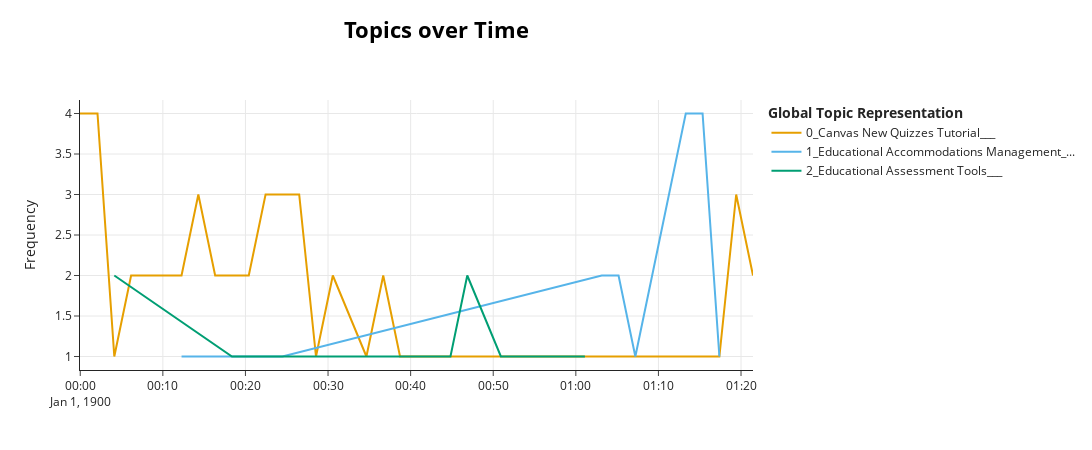

Notebook code for this chart:
### Markdown cell above
# BERTopic + LangChain
Takes a bit of time to run, ~3 minutes or so

### Code cell
from helper import *
from bertopic import BERTopic
from bertopic.representation import LangChain

config = Config()
config.setFromEnv()

LangChainQABot = LangChainBot(config)
chain = LangChainQABot.chain
prompt = "Give a single label that is only a few words long to summarizw what these documents are about"
representation_model = LangChain(chain, prompt=prompt)
topic_model = BERTopic(representation_model=representation_model, nr_topics=4)

videoNames = ["New Quizzes Video", "Rearrange Playlist video"]
combinedTranscripts = getcombinedTranscripts()
video = videoNames[0]

docs = combinedTranscripts[video]["Combined Lines"].tolist()
timestamps = combinedTranscripts[video]["Start"].tolist()

topics, probs = topic_model.fit_transform(docs)
# topics = topic_model.reduce_outliers(docs, topics)

# hierarchical_topics = topic_model.hierarchical_topics(docs)
# topic_model.visualize_hierarchy(hierarchical_topics=hierarchical_topics)

binCount = getBinCount(combinedTranscripts[video], windowSize=120)

topics_over_time = topic_model.topics_over_time(docs, timestamps, nr_bins=binCount)
topic_model.visualize_topics_over_time(topics_over_time)

### Figure 1 — Plotly figure (JSON) as saved in the notebook; plotly's stock layout.template omitted (floating-point values rounded to 4 significant figures)
{"data": [{"hoverinfo": "text", "hovertext": ["<b>Topic 0</b><br>Words: Canvas New Quizzes Training, , , , ", "<b>Topic 0</b><br>Words: Educational Quiz Platform Update, , , , ", "<b>Topic 0</b><br>Words: Educational Platform Features Demonstration, , , , ", "<b>Topic 0</b><br>Words: Online Quiz Customization Options, , , , ", "<b>Topic 0</b><br>Words: Educational Assessment Tools, , , , ", "<b>Topic 0</b><br>Words: Canvas LMS Updates, , , , ", "<b>Topic 0</b><br>Words: Canvas Commons Templates, , , , ", "<b>Topic 0</b><br>Words: Educational Quiz Templates, , , , ", "<b>Topic 0</b><br>Words: Educational Quiz Integration, , , , ", "<b>Topic 0</b><br>Words: Online Quiz Creation Tutorial, , , , ", "<b>Topic 0</b><br>Words: Quiz Creation Guide, , , , ", "<b>Topic 0</b><br>Words: Educational Quiz Platforms Update, , , , ", "<b>Topic 0</b><br>Words: Quiz Creation Tutorial, , , , ", "<b>Topic 0</b><br>Words: Educational Assessment Design, , , , ", "<b>Topic 0</b><br>Words: Educational Quiz Creation Tips, , , , ", "<b>Topic 0</b><br>Words: Online Quiz Creation Instructions, , , , ", "<b>Topic 0</b><br>Words: Quiz Customization Options, , , , ", "<b>Topic 0</b><br>Words: Quiz Configuration Guidance, , , , ", "<b>Topic 0</b><br>Words: Educational Assessment Customization, , , , ", "<b>Topic 0</b><br>Words: Quiz Template Collection, , , , ", "<b>Topic 0</b><br>Words: Educational Technology Update, , , , ", "<b>Topic 0</b><br>Words: LMS Updates and Training Resources, , , , ", "<b>Topic 0</b><br>Words: Instructor Resources and Support, , , , "], "marker": {"color": "#E69F00"}, "mode": "lines", "name": "0_Canvas New Quizzes Tutorial___", "type": "scatter", "x": ["1899-12-31T23:59:58.134021", "1900-01-01T00:02:05.237048", "1900-01-01T00:04:07.334097", "1900-01-01T00:06:09.431146", "1900-01-01T00:08:11.528195", "1900-01-01T00:12:15.722292", "1900-01-01T00:14:17.819341", "1900-01-01T00:16:19.916390", "1900-01-01T00:18:22.013439", "1900-01-01T00:20:24.110487", "1900-01-01T00:22:26.207536", "1900-01-01T00:26:30.401634", "1900-01-01T00:28:32.498682", "1900-01-01T00:30:34.595731", "1900-01-01T00:34:38.789829", "1900-01-01T00:36:40.886878", "1900-01-01T00:38:42.983926", "1900-01-01T00:40:45.080975", "1900-01-01T00:42:47.178024", "1900-01-01T00:48:53.469170", "1900-01-01T01:17:22.827853", "1900-01-01T01:19:24.924902", "1900-01-01T01:21:27.021951"], "y": [4, 4, 1, 2, 2, 2, 3, 2, 2, 2, 3, 3, 1, 2, 1, 2, 1, 1, 1, 1, 1, 3, 2]}, {"hoverinfo": "text", "hovertext": ["<b>Topic 1</b><br>Words: Moderation Features and Student Accommodations, , , , ", "<b>Topic 1</b><br>Words: Assignment Submission Guidelines, , , , ", "<b>Topic 1</b><br>Words: Online Exam Settings, , , , ", "<b>Topic 1</b><br>Words: Online Quiz Settings Guidance, , , , ", "<b>Topic 1</b><br>Words: Quiz Attempt Regulations, , , , ", "<b>Topic 1</b><br>Words: Quiz Accommodations Management, , , , ", "<b>Topic 1</b><br>Words: Accommodations for Online Assessments, , , , ", "<b>Topic 1</b><br>Words: Accommodations for Student Assessments, , , , "], "marker": {"color": "#56B4E9"}, "mode": "lines", "name": "1_Educational Accommodations Management_...", "type": "scatter", "x": ["1900-01-01T00:12:15.722292", "1900-01-01T00:24:28.304585", "1900-01-01T01:03:08.148512", "1900-01-01T01:05:10.245560", "1900-01-01T01:07:12.342609", "1900-01-01T01:13:18.633756", "1900-01-01T01:15:20.730804", "1900-01-01T01:17:22.827853"], "y": [1, 1, 2, 2, 1, 4, 4, 1]}, {"hoverinfo": "text", "hovertext": ["<b>Topic 2</b><br>Words: Educational Assessment Tools, , , , ", "<b>Topic 2</b><br>Words: Document Publication Status, , , , ", "<b>Topic 2</b><br>Words: Hotspot Quiz Creation Tutorial, , , , ", "<b>Topic 2</b><br>Words: Document Layout Options, , , , ", "<b>Topic 2</b><br>Words: Interactive Document Editing, , , , ", "<b>Topic 2</b><br>Words: Instructional Design Guidance, , , , ", "<b>Topic 2</b><br>Words: Accessibility in Question Design, , , , ", "<b>Topic 2</b><br>Words: Hotspot Question Instructions, , , , ", "<b>Topic 2</b><br>Words: Educational Assessment Design, , , , "], "marker": {"color": "#009E73"}, "mode": "lines", "name": "2_Educational Assessment Tools___", "type": "scatter", "x": ["1900-01-01T00:04:07.334097", "1900-01-01T00:18:22.013439", "1900-01-01T00:20:24.110487", "1900-01-01T00:44:49.275073", "1900-01-01T00:46:51.372121", "1900-01-01T00:50:55.566219", "1900-01-01T00:57:01.857365", "1900-01-01T00:59:03.954414", "1900-01-01T01:01:06.051463"], "y": [2, 1, 1, 1, 2, 1, 1, 1, 1]}], "layout": {"height": 450, "hoverlabel": {"bgcolor": "white", "font": {"family": "Rockwell", "size": 16}}, "legend": {"title": {"text": "<b>Global Topic Representation"}}, "title": {"font": {"color": "Black", "size": 22}, "text": "<b>Topics over Time</b>", "x": 0.4, "xanchor": "center", "y": 0.95, "yanchor": "top"}, "width": 1250, "xaxis": {"showgrid": true}, "yaxis": {"showgrid": true, "title": {"text": "Frequency"}}}}
